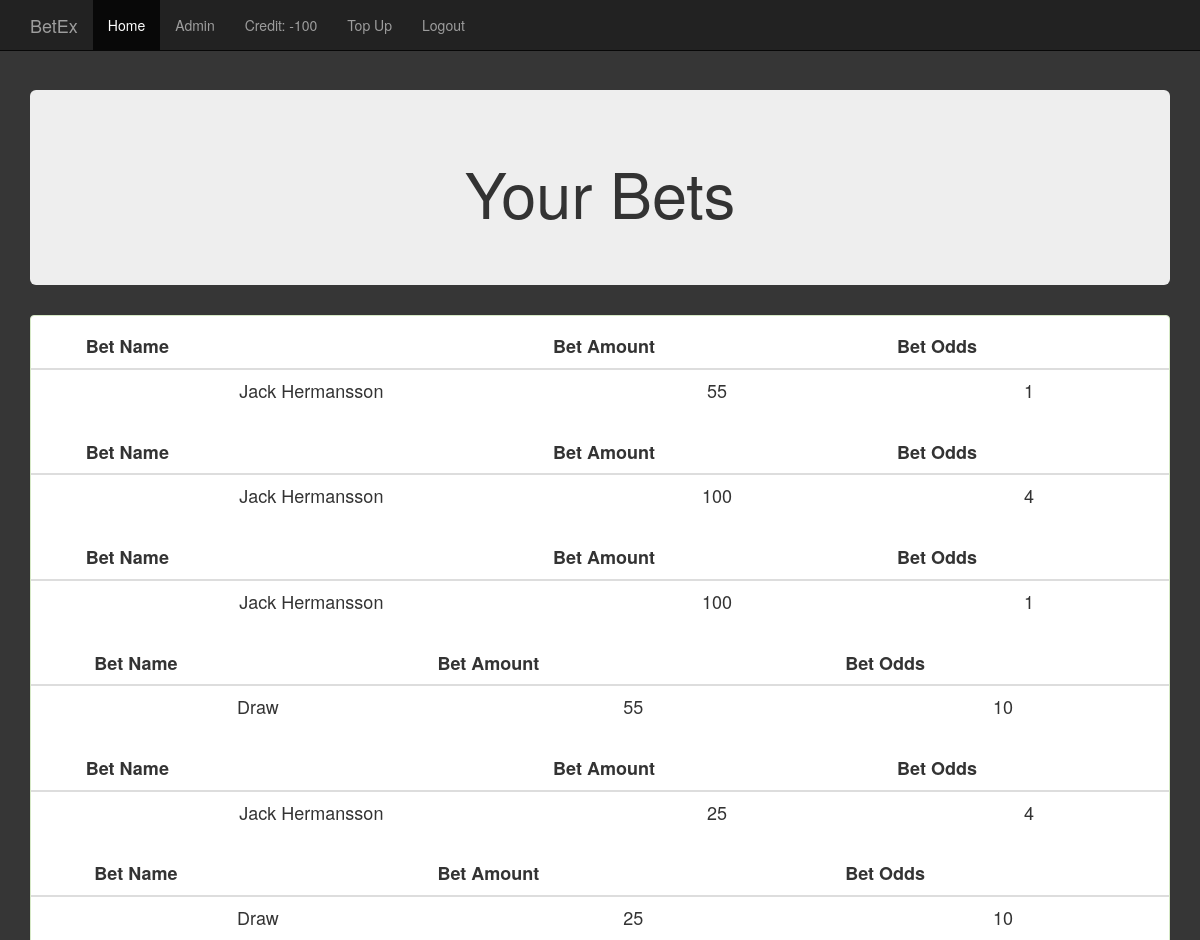
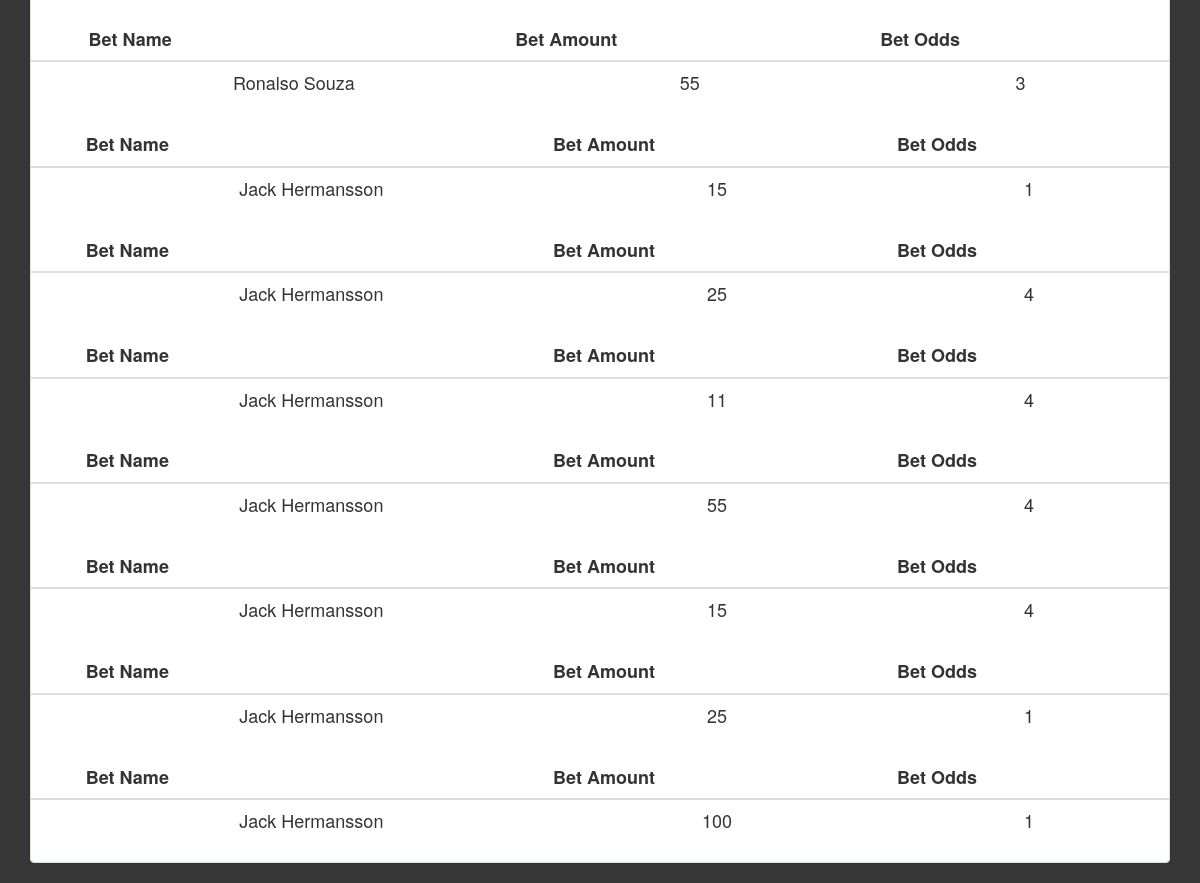
The app's page /admin.php (signed in) with its own data (2 pictures, top to bottom).
### tables this page shows
CREATE TABLE IF NOT EXISTS `users` (
  `id` int(11) NOT NULL AUTO_INCREMENT,
  `first_name` varchar(255) NOT NULL,
  `last_name` varchar(255) NOT NULL,
  `email` varchar(255) NOT NULL,
  `username` varchar(255) NOT NULL,
  `password` text NOT NULL,
  `validation_code` text NOT NULL,
  `active` tinyint(4) NOT NULL DEFAULT '0',
  `credit` int(11) NOT NULL,
  PRIMARY KEY (`id`)
);

CREATE TABLE IF NOT EXISTS `memberbets` (
  `betID` int(11) NOT NULL AUTO_INCREMENT,
  `contestID` int(11) NOT NULL,
  `usersID` int(11) NOT NULL,
  `betName` varchar(255) NOT NULL,
  `betAmount` int(11) NOT NULL,
  `betOdds` int(11) NOT NULL,
  `betType` tinyint(4) NOT NULL DEFAULT '0',
  PRIMARY KEY (`betID`)
);

### functions/functions.php (called while the page is built, shortened)
<?php
function logged_in(){
	if(isset($_SESSION['email']) || isset($_COOKIE['email'])){
		return true;
	} else {
		return false;
	}
}
?>

### functions/db.php (called while the page is built, shortened)
<?php
$conn = mysqli_connect('localhost', 'root', '', 'login_db');
function escape($string){
	global $conn;
	return mysqli_real_escape_string($conn, $string);
}
function query($query){
	global $conn;
	return mysqli_query($conn, $query);
}
function fetch_array($result){
	return mysqli_fetch_array($result);
}
?>

### admin.php (the view, shortened to what this page needs)
<?php include("includes/header.php") ?>
  <?php include("includes/nav.php") ?>
  	<div class="jumbotron">
    			<h1 class="text-center">Your Bets</h1>
  	</div>
	<div class = "panel panel-success">
		<h4 class="text-center">
			<?php
				if(logged_in()){
			  		$sql = "SELECT memberbets.betName, memberbets.betAmount, memberbets.betOdds
								FROM memberbets
  								JOIN users ON memberbets.usersID = users.id
								WHERE memberbets.usersID = users.id";
			  		$result = query($sql);
			  		if($result-> num_rows > 0){
			  			while ($row = $result-> fetch_assoc()) {
			  				echo '<table class="table">
									  <thead>
									    <tr>
									      <th scope="col"></th>
									      <th scope="col">Bet Name</th>
									      <th scope="col">Bet Amount</th>
									      <th scope="col">Bet Odds</th>
									    </tr>
									  </thead>
									  <tbody>
									    <tr>
									  	  <th scope="col"></th>
									      <td>'.$row['betName'].'</td>
									      <td>'.$row['betAmount'].'</td>
									      <td>'.$row['betOdds'].'</td>
									    </tr>
									  </tbody>
									</table>';
								}
					}
				} else {
					redirect("index.php");
				}
			?>
		</h4>
	</div>
<?php include("includes/footer.php") ?>

### includes/header.php (shortened to what this page needs)
<!DOCTYPE html>
<html lang="en">
<head>
  <link rel="stylesheet" href="css/bootstrap.css">
  <link rel="stylesheet" href="css/style.css">
</head>
<body>
	<div class="container">

### includes/nav.php (shortened to what this page needs)
<nav class="navbar navbar-inverse navbar-fixed-top">
      <div class="container">
        <div class="navbar-header">
          <a class="navbar-brand" href="index.php">BetEx</a>
        </div>
        <div id="navbar" class="collapse navbar-collapse">
          <ul class="nav navbar-nav">
            <?php if(logged_in()):?>
              <li class="active"><a href="index.php">Home</a></li>
              <li><a href="admin.php">Admin</a></li>
              <li><a>Credit: <?php
                            $sql = "SELECT users.credit FROM users WHERE email = '".escape($_SESSION['email'])."'";
                            $result = query($sql);
                            $row = fetch_array($result);
                            $contestID  = $row['credit'];
                            echo $contestID;
                             ?></a></li>
              <li><a href="credit.php">Top Up</a></li>
              <li><a href="logout.php">Logout</a></li>
            <?php endif; ?>
          </ul>
        </div>
      </div>
    </nav>

### includes/footer.php
</div>
</body>
</html>

### css/style.css (style rules this page uses)
body { padding-top: 90px; }

### includes/header.php (style rules this page uses)
body { background: #363636 !important; }

### records on screen
users: credit "-100"
memberbets: betName "Jack Hermansson", betAmount "55", betOdds "1"
memberbets: betName "Jack Hermansson", betAmount "100", betOdds "4"
memberbets: betName "Jack Hermansson", betAmount "100", betOdds "1"
memberbets: betName "Draw", betAmount "55", betOdds "10"
memberbets: betName "Jack Hermansson", betAmount "25", betOdds "4"
memberbets: betName "Draw", betAmount "25", betOdds "10"
memberbets: betName "Ronalso Souza", betAmount "55", betOdds "3"
memberbets: betName "Jack Hermansson", betAmount "15", betOdds "1"
memberbets: betName "Jack Hermansson", betAmount "25", betOdds "4"
memberbets: betName "Jack Hermansson", betAmount "11", betOdds "4"
memberbets: betName "Jack Hermansson", betAmount "55", betOdds "4"
memberbets: betName "Jack Hermansson", betAmount "15", betOdds "4"
memberbets: betName "Jack Hermansson", betAmount "25", betOdds "1"
memberbets: betName "Jack Hermansson", betAmount "100", betOdds "1"
